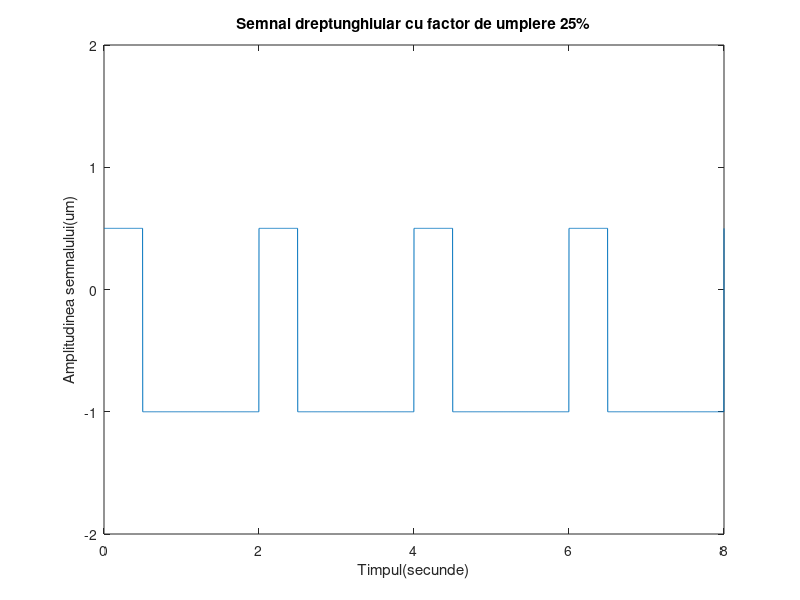

Source code (MATLAB):
t=0:.002:8;
%4 perioade/2ms
x=0.75*square(pi*t,25)-0.25;
%->Atribuim variabilei x functia unui semnal dreptunghiular
%->Folosim functia plot pentru a genera un grafic cu parametrii t si x
plot(t,x)
%->Folosim functia axis pentru a delimita spectrele de valori alegraficului generat de plot pentru a se incadra corespunzator in parametri
axis([0 8 -2 2])
%->Am denumit axa Ox
xlabel('Timpul(secunde)')
%->Am denumit axa Oy
ylabel('Amplitudinea semnalului(um)')
title('Semnal dreptunghiular cu factor de umplere 25%') 
